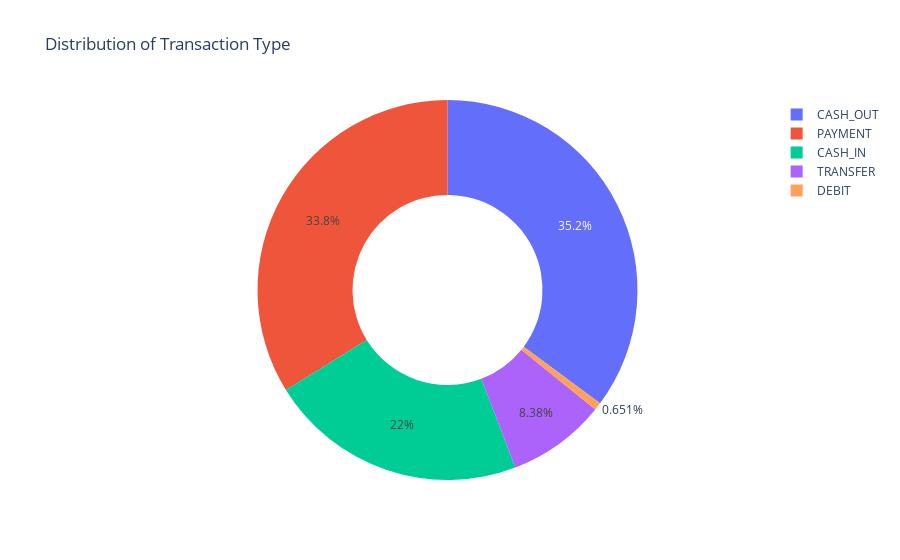

The cell this chart's notebook holds for it:
### Code cell
import plotly.express as px

# Count transaction types properly
type_counts = data["type"].value_counts().reset_index()
type_counts.columns = ["Transaction", "Count"]

# Use the summary data to create the pie chart
fig = px.pie(type_counts,
             names="Transaction",
             values="Count",
             hole=0.5,
             title="Distribution of Transaction Type")
fig.show()

### Figure 1 — Plotly figure (JSON) as saved in the notebook; plotly's stock layout.template omitted (floating-point values rounded to 4 significant figures)
{"data": [{"domain": {"x": [0, 1], "y": [0, 1]}, "hole": 0.5, "hovertemplate": "Transaction=%{label}<br>Count=%{value}<extra></extra>", "labels": ["CASH_OUT", "PAYMENT", "CASH_IN", "TRANSFER", "DEBIT"], "legendgroup": "", "name": "", "showlegend": true, "type": "pie", "values": [2237500, 2151495, 1399284, 532909, 41432]}], "layout": {"legend": {"tracegroupgap": 0}, "title": {"text": "Distribution of Transaction Type"}}}
